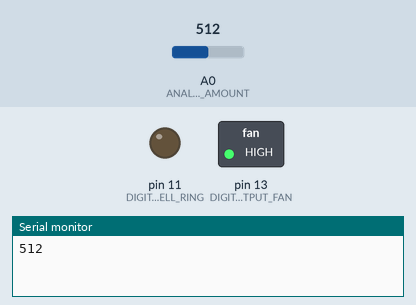
Simulated run of this sketch. Board: Arduino Uno, built with avr-gcc and run on an emulated ATmega328P. On the bench: switched loads named in the sketch (green lamp = pin HIGH), output pins drawn as LEDs (lit = HIGH), the last lines printed to the serial monitor. The test bench sets the inputs (shaded band); at power-on: A0 (ANALOG_PIN_INPUT_GAS_AMOUNT) = 512.

Above: at 1.2 s.
1.3 s: A0 (ANALOG_PIN_INPUT_GAS_AMOUNT) set to 409
2.8 s: A0 (ANALOG_PIN_INPUT_GAS_AMOUNT) set to 392
At 4.1 s:
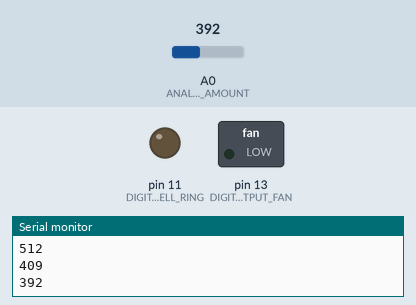
4.5 s: A0 (ANALOG_PIN_INPUT_GAS_AMOUNT) set to 410
At 5.2 s:
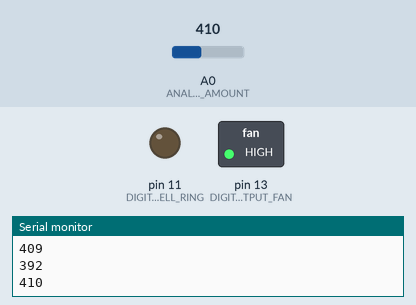
6.0 s: A0 (ANALOG_PIN_INPUT_GAS_AMOUNT) set to 390
At 6.4 s:
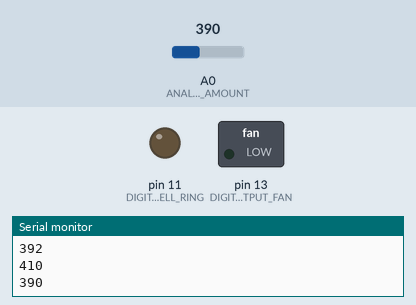
Timing chart, 0 to 8.5 s (numbered marks = the images above; inputs shaded):
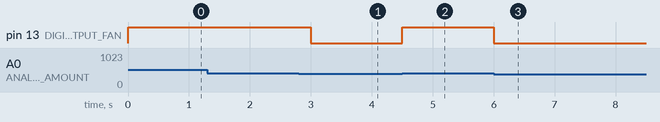

The sketch:

do-an-sensor-gas.ino
```cpp
#include <EEPROM.h>
#include <SoftwareSerial.h>


#define DIGITAL_PIN_INPUT_GAS_STATUS 8
#define ANALOG_PIN_INPUT_GAS_AMOUNT  A0
#define DIGITAL_PIN_OUTPUT_BELL_RING  11
#define DIGITAL_PIN_OUTPUT_FAN 13

const int COMMAND_ON = 49;
const int COMMAND_OFF = 48;

bool bellAlreadyRinging = false;

int gasAmount ;

void setup() {
  Serial.begin(9600);
  pinMode(DIGITAL_PIN_INPUT_GAS_STATUS, INPUT);
  pinMode(DIGITAL_PIN_OUTPUT_FAN, OUTPUT);
  pinMode(DIGITAL_PIN_OUTPUT_BELL_RING, OUTPUT);
}

void loop() {
  sendGasValueThroughSerial();
  readIncomingSerialMessage();

  if(gasAmount >= 400){
    digitalWrite(DIGITAL_PIN_OUTPUT_FAN,HIGH);
  } else{
    digitalWrite(DIGITAL_PIN_OUTPUT_FAN,LOW);
  }
  delay(1500);
}

void sendGasValueThroughSerial(){
  gasAmount = analogRead(ANALOG_PIN_INPUT_GAS_AMOUNT);
  Serial.println(gasAmount);
}

void readIncomingSerialMessage(){
  if (Serial.available()) {
    int inByte = Serial.read();
    if(inByte == COMMAND_ON && bellAlreadyRinging == false){
      turnOnBell();
      bellAlreadyRinging = true;
    }
    if(inByte == COMMAND_OFF && bellAlreadyRinging == true){
      turnOffBell();
      bellAlreadyRinging = false;
    }
  }
}

void turnOnBell(){
  digitalWrite(DIGITAL_PIN_OUTPUT_BELL_RING,HIGH);
}

void turnOffBell(){
  digitalWrite(DIGITAL_PIN_OUTPUT_BELL_RING,LOW);
}
```

Measured:
- the behaviour switches between 400 and 399 on A0 (ANALOG_PIN_INPUT_GAS_AMOUNT) (found by bisection; images 0 and 1)
- after the input at 2.8 s, pin 13 (DIGITAL_PIN_OUTPUT_FAN): HIGH → LOW after 0.20 s
- after the input at 4.5 s, pin 13 (DIGITAL_PIN_OUTPUT_FAN): LOW → HIGH at once
- after the input at 6.0 s, pin 13 (DIGITAL_PIN_OUTPUT_FAN): HIGH → LOW at once
